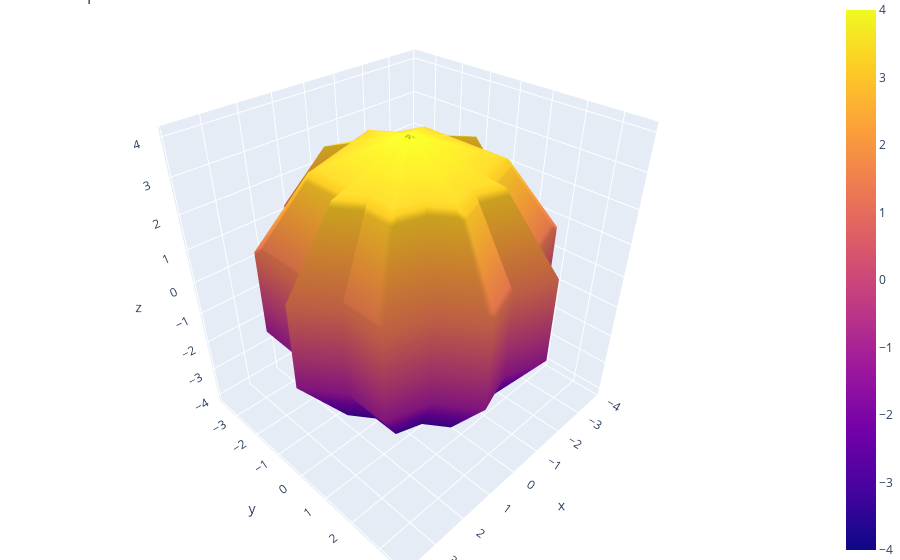

Write notebook code for a chart like this one.
### Code cell
fig1 = go.Figure(data=[go.Surface(z=Z_s, x=X_s, y=Y_s)])
fig1.update_layout(title='test sphere', autosize=False,
                #   width=500, height=500,
                #   margin=dict(l=65, r=50, b=65, t=90))
                  margin=dict(l=0, r=0, b=0, t=0))
fig1.show()
